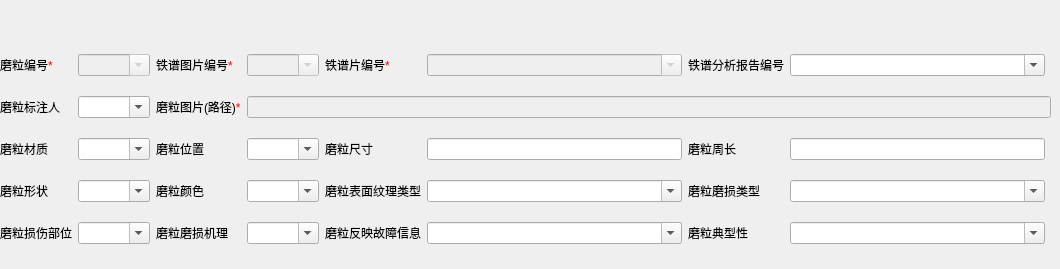
   <widget class="QWidget" name="tab_26">
    <attribute name="title">
     <string>磨粒标注信息</string>
    </attribute>
    <widget class="QWidget" name="layoutWidget_26">
     <property name="geometry">
      <rect>
       <x>0</x>
       <y>40</y>
       <width>1051</width>
       <height>220</height>
      </rect>
     </property>
     <layout class="QGridLayout" name="gridLayout_26">
      <item row="5" column="0" colspan="2">
       <widget class="QLabel" name="label_341">
        <property name="text">
         <string>磨粒形状</string>
        </property>
       </widget>
      </item>
      <item row="4" column="0" colspan="2">
       <widget class="QLabel" name="label_340">
        <property name="text">
         <string>磨粒材质</string>
        </property>
       </widget>
      </item>
      <item row="0" column="2">
       <widget class="QComboBox" name="_comboBoxMoliID_3">
        <property name="enabled">
         <bool>false</bool>
        </property>
        <property name="editable">
         <bool>true</bool>
        </property>
       </widget>
      </item>
      <item row="0" column="3">
       <widget class="QLabel" name="label_342">
        <property name="text">
         <string>&lt;html&gt;&lt;head/&gt;&lt;body&gt;&lt;p&gt;铁谱图片编号&lt;span style=&quot; color:#ff0000;&quot;&gt;*&lt;/span&gt;&lt;/p&gt;&lt;/body&gt;&lt;/html&gt;</string>
        </property>
       </widget>
      </item>
      <item row="5" column="2">
       <widget class="QComboBox" name="_comboBoxMoliShape_3">
        <property name="editable">
         <bool>true</bool>
        </property>
       </widget>
      </item>
      <item row="0" column="4">
       <widget class="QComboBox" name="_comboBoxMoliImageID_3">
        <property name="enabled">
         <bool>false</bool>
        </property>
        <property name="editable">
         <bool>true</bool>
        </property>
       </widget>
      </item>
      <item row="0" column="5">
       <widget class="QLabel" name="label_343">
        <property name="text">
         <string>&lt;html&gt;&lt;head/&gt;&lt;body&gt;&lt;p&gt;铁谱片编号&lt;span style=&quot; color:#ff0000;&quot;&gt;*&lt;/span&gt;&lt;/p&gt;&lt;/body&gt;&lt;/html&gt;</string>
        </property>
       </widget>
      </item>
      <item row="3" column="2">
       <widget class="QComboBox" name="_comboBoxMoliGuy_3">
        <property name="editable">
         <bool>true</bool>
        </property>
       </widget>
      </item>
      <item row="3" column="3">
       <widget class="QLabel" name="label_344">
        <property name="text">
         <string>&lt;html&gt;&lt;head/&gt;&lt;body&gt;&lt;p&gt;磨粒图片(路径)&lt;span style=&quot; color:#ff0000;&quot;&gt;*&lt;/span&gt;&lt;/p&gt;&lt;/body&gt;&lt;/html&gt;</string>
        </property>
       </widget>
      </item>
      <item row="4" column="2">
       <widget class="QComboBox" name="_comboBoxMoliProperty_3">
        <property name="editable">
         <bool>true</bool>
        </property>
       </widget>
      </item>
      <item row="3" column="4" colspan="6">
       <widget class="QLineEdit" name="_editMoliPath_3">
        <property name="enabled">
         <bool>false</bool>
        </property>
       </widget>
      </item>
      <item row="6" column="2">
       <widget class="QComboBox" name="_comboBoxMoliErodePart_3">
        <property name="editable">
         <bool>true</bool>
        </property>
       </widget>
      </item>
      <item row="0" column="0" colspan="2">
       <widget class="QLabel" name="label_346">
        <property name="text">
         <string>&lt;html&gt;&lt;head/&gt;&lt;body&gt;&lt;p&gt;磨粒编号&lt;span style=&quot; color:#ff0000;&quot;&gt;*&lt;/span&gt;&lt;/p&gt;&lt;/body&gt;&lt;/html&gt;</string>
        </property>
       </widget>
      </item>
      <item row="6" column="0" colspan="2">
       <widget class="QLabel" name="label_345">
        <property name="text">
         <string>磨粒损伤部位</string>
        </property>
       </widget>
      </item>
      <item row="5" column="4">
       <widget class="QComboBox" name="_comboBoxMoliColor_3">
        <property name="editable">
         <bool>true</bool>
        </property>
       </widget>
      </item>
      <item row="5" column="3">
       <widget class="QLabel" name="label_349">
        <property name="text">
         <string>磨粒颜色</string>
        </property>
       </widget>
      </item>
      <item row="3" column="0" colspan="2">
       <widget class="QLabel" name="label_347">
        <property name="text">
         <string>磨粒标注人</string>
        </property>
       </widget>
      </item>
      <item row="4" column="3">
       <widget class="QLabel" name="label_348">
        <property name="text">
         <string>磨粒位置</string>
        </property>
       </widget>
      </item>
      <item row="4" column="4">
       <widget class="QComboBox" name="_comboBoxMoliPosition_3">
        <property name="editable">
         <bool>true</bool>
        </property>
       </widget>
      </item>
      <item row="6" column="3">
       <widget class="QLabel" name="label_350">
        <property name="text">
         <string>磨粒磨损机理</string>
        </property>
       </widget>
      </item>
      <item row="6" column="4">
       <widget class="QComboBox" name="_comboBoxMoliErodeReason_3">
        <property name="editable">
         <bool>true</bool>
        </property>
       </widget>
      </item>
      <item row="6" column="5">
       <widget class="QLabel" name="label_353">
        <property name="text">
         <string>磨粒反映故障信息</string>
        </property>
       </widget>
      </item>
      <item row="4" column="5">
       <widget class="QLabel" name="label_351">
        <property name="text">
         <string>磨粒尺寸</string>
        </property>
       </widget>
      </item>
      <item row="5" column="5">
       <widget class="QLabel" name="label_352">
        <property name="text">
         <string>磨粒表面纹理类型</string>
        </property>
       </widget>
      </item>
      <item row="0" column="6">
       <widget class="QComboBox" name="_comboBoxMoliPianID_3">
        <property name="enabled">
         <bool>false</bool>
        </property>
        <property name="editable">
         <bool>true</bool>
        </property>
       </widget>
      </item>
      <item row="5" column="6">
       <widget class="QComboBox" name="_comboBoxMoliSurface_3">
        <property name="editable">
         <bool>true</bool>
        </property>
       </widget>
      </item>
      <item row="4" column="6">
       <widget class="QLineEdit" name="_editMoliSize_3"/>
      </item>
      <item row="6" column="6">
       <widget class="QComboBox" name="_comboBoxMoliGivenInfo_3">
        <property name="editable">
         <bool>true</bool>
        </property>
       </widget>
      </item>
      <item row="0" column="8">
       <widget class="QComboBox" name="_comboBoxMoliReportID_3">
        <property name="editable">
         <bool>true</bool>
        </property>
       </widget>
      </item>
      <item row="4" column="7">
       <widget class="QLabel" name="label_354">
        <property name="text">
         <string>磨粒周长</string>
        </property>
       </widget>
      </item>
      <item row="4" column="8">
       <widget class="QLineEdit" name="_editMoliLength_3"/>
      </item>
      <item row="5" column="8">
       <widget class="QComboBox" name="_comboBoxMoliErodeType_3">
        <property name="editable">
         <bool>true</bool>
        </property>
       </widget>
      </item>
      <item row="5" column="7">
       <widget class="QLabel" name="label_355">
        <property name="text">
         <string>磨粒磨损类型</string>
        </property>
       </widget>
      </item>
      <item row="6" column="7">
       <widget class="QLabel" name="label_356">
        <property name="text">
         <string>磨粒典型性</string>
        </property>
       </widget>
      </item>
      <item row="6" column="8">
       <widget class="QComboBox" name="_comboBoxMoliTypical_3">
        <property name="editable">
         <bool>true</bool>
        </property>
       </widget>
      </item>
      <item row="0" column="7">
       <widget class="QLabel" name="label_360">
        <property name="text">
         <string>铁谱分析报告编号</string>
        </property>
       </widget>
      </item>
     </layout>
    </widget>
   </widget>
